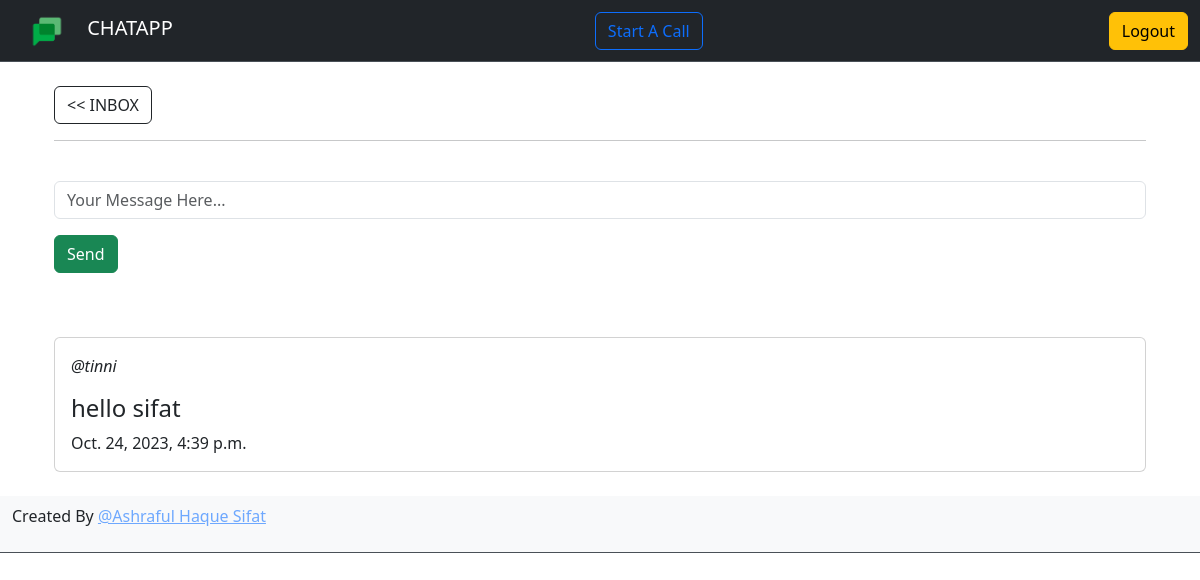
The page /chat/2/ (signed in) on the database as committed earlier.
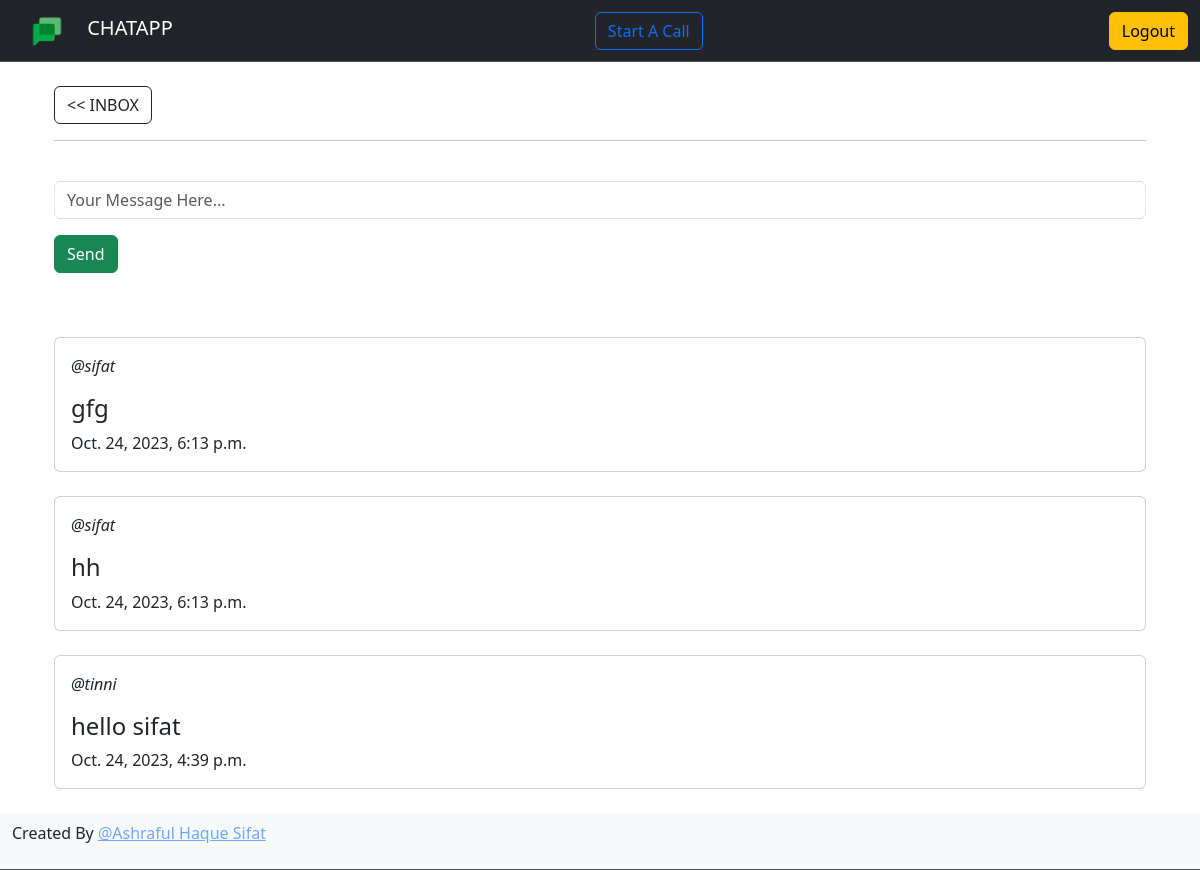
The same page on the database as committed later.
### chat/models.py (models this page shows)
class Message(models.Model):
    user = models.ForeignKey(User, on_delete=models.CASCADE)
    chat = models.ForeignKey(Chat, on_delete=models.CASCADE)
    body = models.TextField()
    created = models.DateTimeField(auto_now_add=True)
    def __str__(self) -> str:
        return self.body
    class Meta:
        ordering = ["-created"]

### chat/views.py (the view)
# urls.py: path('chat/<int:pk>/', views.chat_view, name='chat'),
@login_required(login_url='home')
def chat_view(request, pk):
    chat = Chat.objects.get(id=pk)
    messages = Message.objects.filter(chat=chat)
    if request.method == "POST":
        body = request.POST['body']
        Message.objects.create(user=request.user, chat=chat, body=body)
    context = {
        'body_messages': messages,
    }
    return render(request, 'chat/chat.html', context)

### chat/templates/chat/chat.html (shortened to what this page needs)
{% extends 'chat/main.html' %}
{% block content %}
<div class="container">
    <div class="container">
        <br>
        <a href="/" class="btn btn-outline-dark"><< INBOX</a>
        <hr><br>
        <form method="POST">
            <div class="mb-3">
                <input type="text" placeholder="Your Message Here..." name="body" class="form-control" id="text" aria-describedby="text">
            </div>
            <button type="submit" class="btn btn-success">Send</button>
        </form>
    </div>
    <br>
    <div class="container">
        {% for body_message in body_messages %}
        <br>
        <div class="card">
            <div class="card-body">
                <p><i>@{{body_message.user.username}}</i></p>
                <h4>{{body_message}}</h4>
                <h10>{{body_message.created}}</h10>
            </div>
        </div>
        {% endfor %}
    </div>
</div>
{% endblock content %}

Rows that differ between the two databases and show on the page:
added Message: user.username "sifat", body "gfg", created "Oct. 24, 2023, 6:13 p.m."
added Message: user.username "sifat", body "hh", created "Oct. 24, 2023, 6:13 p.m."
